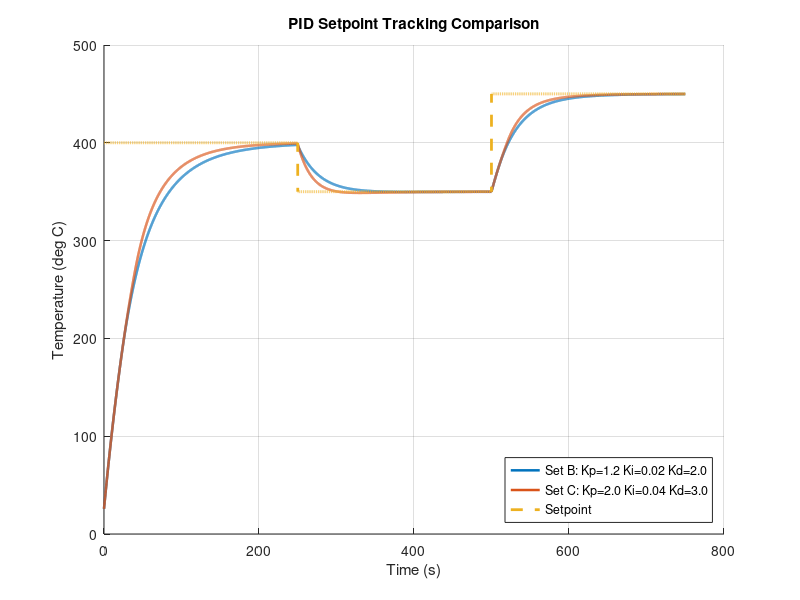

This figure's MATLAB source:
clear;
clc;
close all;

% ==========================================
% SETPOINT TRACKING TEST
% Compare PID Set B vs Set C
% ==========================================

ambientTemp = 25;

% Thermal plant
K = 500;
tau = 60;

% Simulation
dt = 0.1;
simulationTime = 750;
time = 0:dt:simulationTime;

% PID sets
PIDsets = [
    1.2  0.02  2.0;   % Set B
    2.0  0.04  3.0    % Set C
];

names = {
    'Set B: Kp=1.2 Ki=0.02 Kd=2.0',
    'Set C: Kp=2.0 Ki=0.04 Kd=3.0'
};

figure;
hold on;
grid on;

% Setpoint profile
setPointData = zeros(size(time));

for i = 1:length(time)

    if time(i) < 250
        setPointData(i) = 400;

    elseif time(i) < 500
        setPointData(i) = 350;

    else
        setPointData(i) = 450;
    end

end


% ==========================================
% RUN BOTH CONTROLLERS
% ==========================================

for p = 1:2

    Kp = PIDsets(p,1);
    Ki = PIDsets(p,2);
    Kd = PIDsets(p,3);

    temperature = ambientTemp;
    integral = 0;

    previousError = setPointData(1) - temperature;

    tempData = zeros(size(time));
    powerData = zeros(size(time));

    for i = 1:length(time)

        setPoint = setPointData(i);

        error = setPoint - temperature;

        derivative = ...
            (error - previousError) / dt;

        % Unsaturated PID output
        pidUnsat = ...
            Kp * error + ...
            Ki * integral + ...
            Kd * derivative;

        % Conditional integration anti-windup
        if (pidUnsat > 0 && pidUnsat < 255) || ...
           (pidUnsat >= 255 && error < 0) || ...
           (pidUnsat <= 0 && error > 0)

            integral = integral + error * dt;

        end

        % PID output
        pidOutput = ...
            Kp * error + ...
            Ki * integral + ...
            Kd * derivative;

        % PWM saturation
        pidOutput = max(min(pidOutput,255),0);

        heaterPower = pidOutput / 255;


        % Thermal plant
        dTdt = ...
            ((ambientTemp + K*heaterPower) ...
            - temperature) / tau;
5
        temperature = ...
            temperature + dTdt*dt;


        tempData(i) = temperature;
        powerData(i) = heaterPower*100;

        previousError = error;

    end

    plot(time,tempData,'LineWidth',1.8);

end


% Plot changing setpoint
plot(time,setPointData,'--','LineWidth',2);

xlabel('Time (s)');
ylabel('Temperature (deg C)');

title('PID Setpoint Tracking Comparison');

legend(
    names{1},
    names{2},
    'Setpoint',
    'Location','southeast'
);
